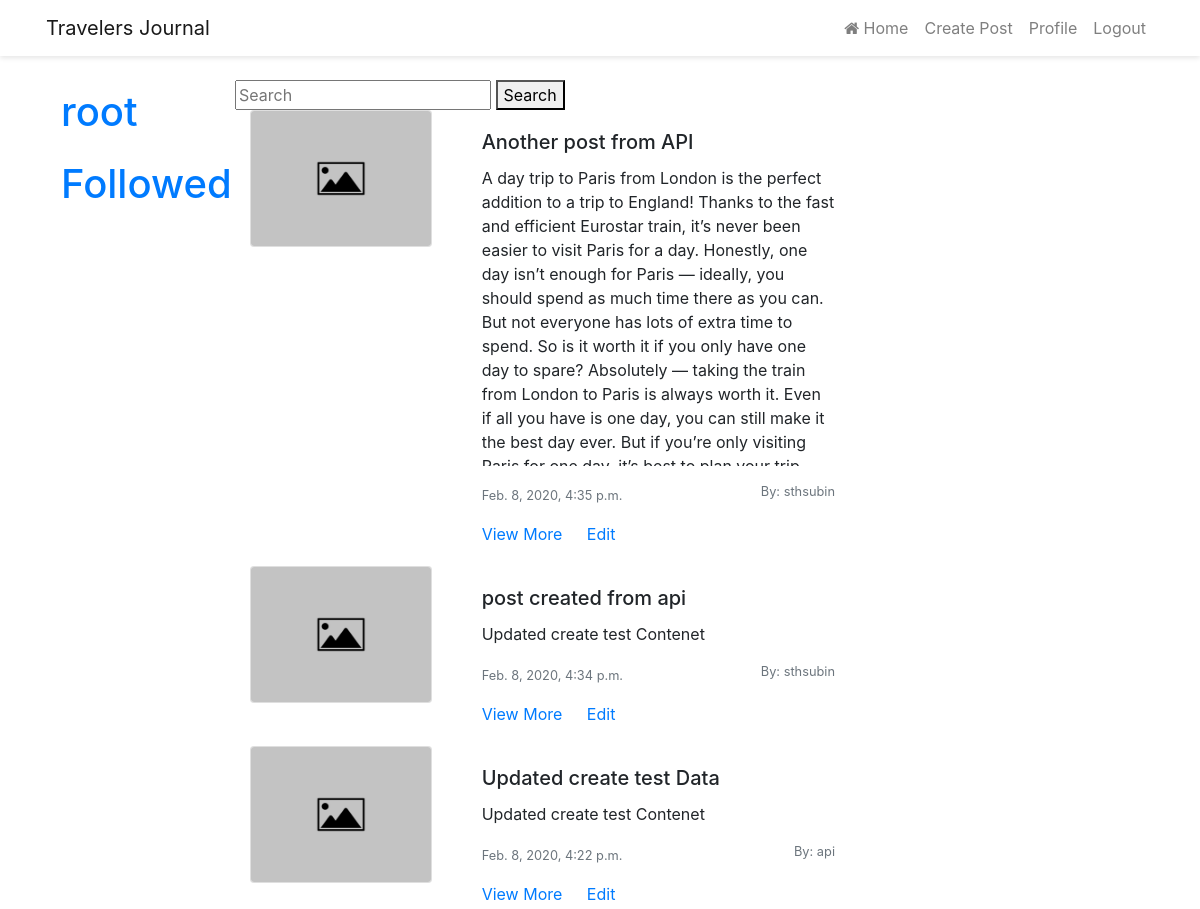
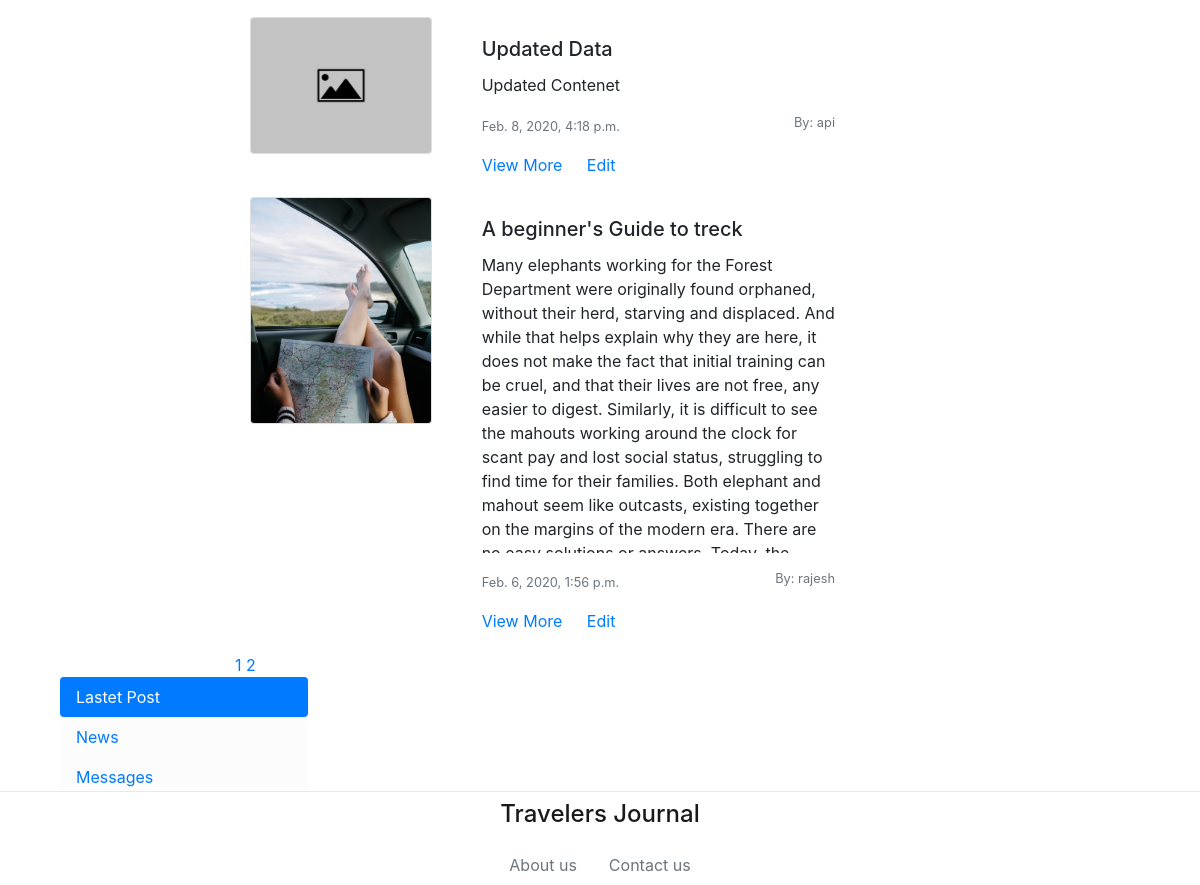
The page /post/5/1 (signed in) on the database its author committed (2 pictures, top to bottom).
### post/models.py (models this page shows, shortened)
class Posts(models.Model):
    post_title = models.CharField(max_length=200)
    post_content = models.TextField()
    post_images = models.ImageField(default='post_images/default.jpg', upload_to='post_images')
    post_date = models.DateTimeField()
    username = models.ForeignKey(User, on_delete=models.CASCADE)

### post/views.py (the view)
# urls.py: path('<int:SIZE>/<int:PAGENO>', views.homePage, name='homePage'),
def homePage(request,SIZE,PAGENO):
    skip = SIZE * (PAGENO - 1)
    post = Posts.objects.all().order_by('-post_date')[skip: (PAGENO * SIZE)]
    noOfPages = int(ceil(Posts.objects.all().count()/SIZE))
    query = ""
    if request.GET:
        query = request.GET['searchKey']
        post = search(str(query))
        return render(request, 'post/index.html', {'posts': post})
    return render(request, 'post/index.html', {'posts': post, 'noOfPages': range(1,noOfPages+1)})

### post/templates/post/index.html (shortened to what this page needs)
{% extends "base.html" %}
{% block content %}
    <form method="GET">
        <input type="text" name="searchKey" placeholder="Search">
        <button type="submit"> Search</button>
    </form>
    {% for p in posts %}
    <div class="container">
        <div class="row">
            <div class="col-sm-4">
                <div class="card mb-3" style="max-width: 540px;">
                        <img src="{{ p.post_images.url }}" class="card-img" alt="...">
                </div>
            </div>
            <div class="col-sm-8">
                <div class="card-body">
                    <h5 class="card-title">{{p.post_title}}</h5>
                    <p class="card-text overflow-hidden" style="max-height: 300px;">{{p.post_content}}</p>
                    <p class="card-text">
                        <small class="text-muted">{{p.post_date}}</small>
                        <a href="/profile/{{p.username_id}}"><small class="text-muted float-right">By: {{p.username}}</small></a>
                    </p>
                    <a href="/post/view/{{p.id}}" class="card-link">View More</a>
                    <a href="/post/edit/{{p.id}}" class="card-link">Edit</a>
                </div>
            </div>
        </div>
    </div>
    {% endfor %}
    {% for i in noOfPages %}
        <a href="/post/5/{{i}}"> {{i}}</a>
    {% endfor %}
    </div>
{% endblock %}

### templates/base.html (shortened to what this page needs)
<!DOCTYPE html>
<html lang="en">
<head>
    <link rel="stylesheet" href="https://cdnjs.cloudflare.com/ajax/libs/font-awesome/4.7.0/css/font-awesome.min.css">
    <link rel="stylesheet" href="https://stackpath.bootstrapcdn.com/bootstrap/4.4.1/css/bootstrap.min.css"
>
</head>
<body>
    <header class="mb-4" style="box-shadow: 0 2px 5px rgba(0,0,0,.1); ">
        <nav class="navbar navbar-expand-lg navbar-light" style="max-width: 1140px; margin: auto;">
            <a class="navbar-brand" href="#">Travelers Journal</a>
            <div class="collapse navbar-collapse d-flex justify-content-end" id="navbarNav">
                <ul class="navbar-nav">
                    <li class="nav-item">
                        <a class="nav-link" href="/post">
                            <i class="fa fa-home" aria-hidden="true"></i>
                            Home
                        </a>
                    </li>
                    <li class="nav-item">
                        <a class="nav-link" href="/post/create">Create Post</a>
                    </li>
                    {% if user.is_authenticated %}
                    <li class="nav-item">
                        <a class="nav-link" href="/profile">Profile</a>
                    </li>
                    <li class="nav-item">
                        <a class="nav-link" href="/logout">Logout</a>
                    </li>
                    {% endif %}
                </ul>
            </div>
        </nav>
    </header>
    <div class="container mb-4">
        <div class="row">
            {% if user.is_authenticated %}
            <div class="col-sm-2">
                <strong class="text-muted text-justify"> <a class="nav-link" href="/profile"><h1>{{ user.username }}</h1></a></strong>
                <strong class="text-muted text-justify"> <a class="nav-link" href="/post/followed/{{ user.username }}"><h1>Followed</h1></a></strong>
            </div>
            {% else %}
            <div class="col-sm-2">
                <strong class="text-muted text-justify"> <a href="/login"> <h1> Login </h1></a> </strong>
            </div>
            {% endif %}
            <div class="col-sm-7">
                {% block content%}
                {% endblock %}
            </div>
            <div class="col-sm-3">
                <div class="nav flex-column nav-pills pb-4" id="v-pills-tab" role="tablist" aria-orientation="vertical"
                    style="background-color: #fcfcfc;">
                    <a class="nav-link active" id="v-pills-home-tab" data-toggle="pill" href="#v-pills-home" role="tab"
                        aria-controls="v-pills-home" aria-selected="true">Lastet Post</a>
                    <a class="nav-link" id="v-pills-profile-tab" data-toggle="pill" href="#v-pills-profile" role="tab"
                        aria-controls="v-pills-profile" aria-selected="false">News</a>
                    <a class="nav-link" id="v-pills-messages-tab" data-toggle="pill" href="#v-pills-messages" role="tab"
                        aria-controls="v-pills-messages" aria-selected="false">Messages</a>
                    <a class="nav-link" id="v-pills-settings-tab" data-toggle="pill" href="#v-pills-settings" role="tab"
                        aria-controls="v-pills-settings" aria-selected="false">Settings</a>
                </div>
            </div>
        </div>
    <footer class="page_footer"
        style="position: fixed; bottom:0; border-top: 1px solid #e9e9e9; width: 100%; background-color: #fff; z-index: 100;">
        <a class="nav-item nav-link" href="#" style=" color: rgba(0,0,0,.9); text-align: center;">
            <h1 style="font-size: 24px;">Travelers Journal</h1 s> <span class="sr-only">(current)</span>
        </a>
        <div class="nav justify-content-center">
            <a class="nav-item nav-link text-muted" href="#">About us</a>
            <a class="nav-item nav-link text-muted" href="#">Contact us</a>
        </div>
    </footer>
</body>
</html>

### rows shown on the page
Posts: post_images (placeholder picture), post_title "Another post from API", post_content "A day trip to Paris from London is the perfect addition to a trip to England! Thanks to the fast and efficient Eurostar train, it’s never been easier to visit Paris for a day. Honestly, one day isn’t enough for Paris — ideally, you should spend as much time there as you can. But not everyone has lots of extra time to spend. So is it worth it if you only have one day to spare? Absolutely — taking the train from London to Paris is always worth it. Even if all you have is one day, you can still make it the best day ever. But if you’re only visiting…", post_date "Feb. 8, 2020, 4:35 p.m.", username "sthsubin"
Posts: post_images (placeholder picture), post_title "post created from api", post_content "Updated create test Contenet", post_date "Feb. 8, 2020, 4:34 p.m.", username "sthsubin"
Posts: post_images (placeholder picture), post_title "Updated create test Data", post_content "Updated create test Contenet", post_date "Feb. 8, 2020, 4:22 p.m.", username "api"
Posts: post_images (placeholder picture), post_title "Updated Data", post_content "Updated Contenet", post_date "Feb. 8, 2020, 4:18 p.m.", username "api"
Posts: post_images (picture), post_title "A beginner's Guide to treck", post_content "Many elephants working for the Forest Department were originally found orphaned, without their herd, starving and displaced. And while that helps explain why they are here, it does not make the fact that initial training can be cruel, and that their lives are not free, any easier to digest. Similarly, it is difficult to see the mahouts working around the clock for scant pay and lost social status, struggling to find time for their families. Both elephant and mahout seem like outcasts, existing together on the margins of the modern era. There are…", post_date "Feb. 6, 2020, 1:56 p.m.", username "rajesh"

### other values the page prints
{{ user.username }} "root"
{{ i }} "1" "2"
